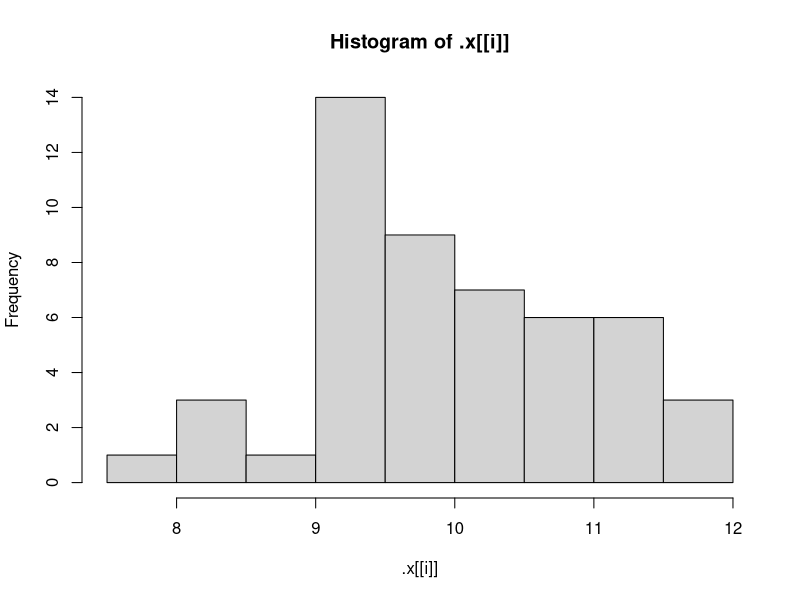
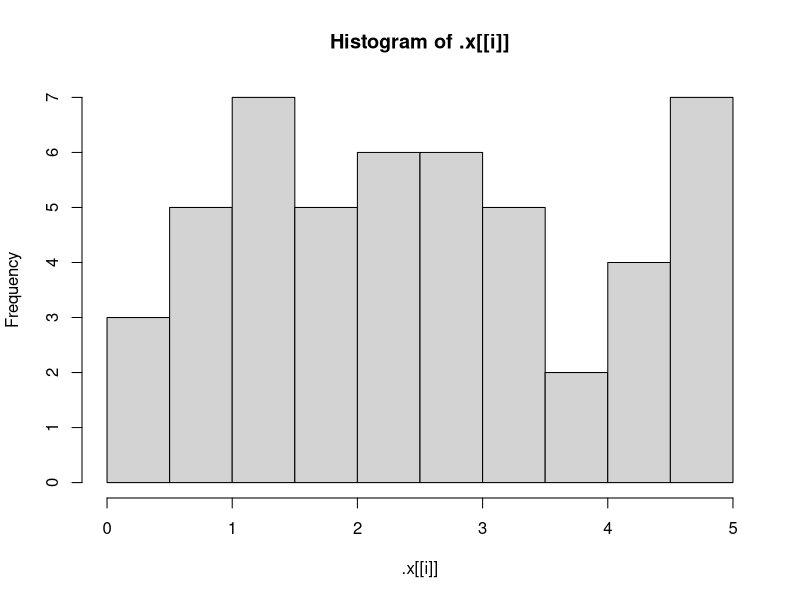
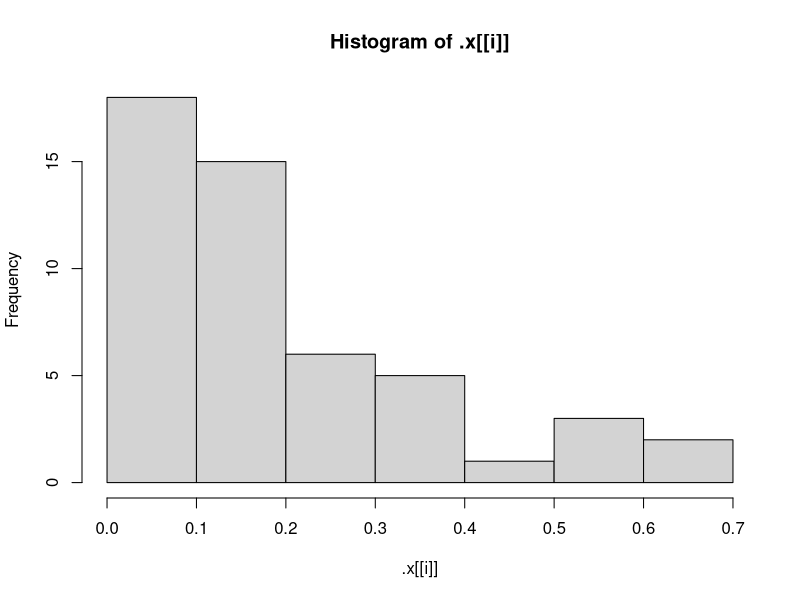
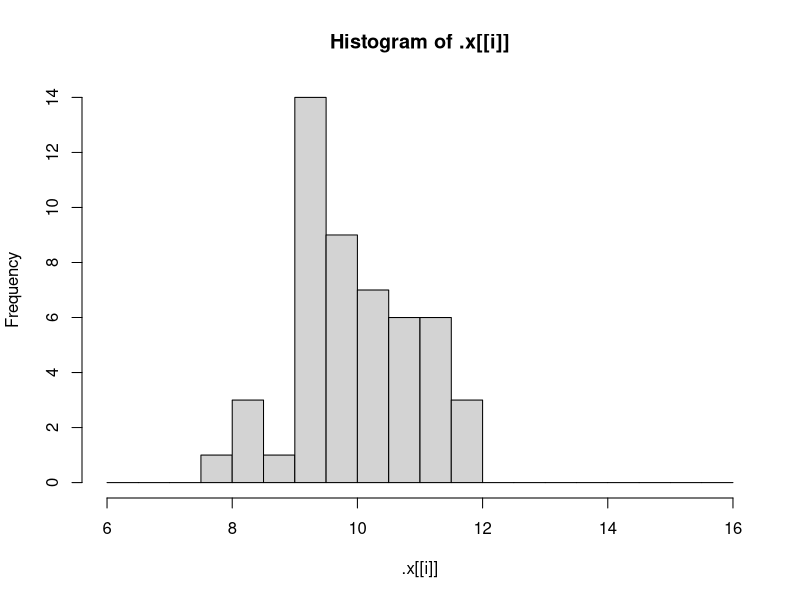
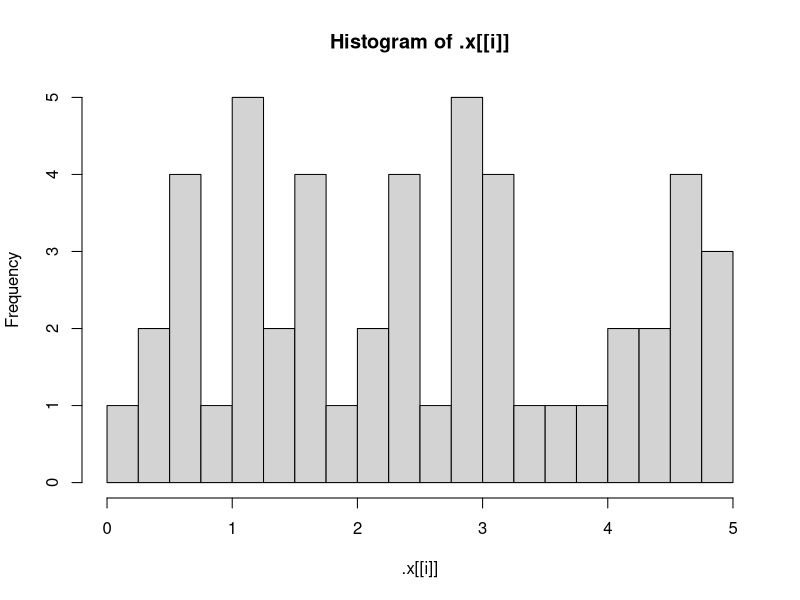
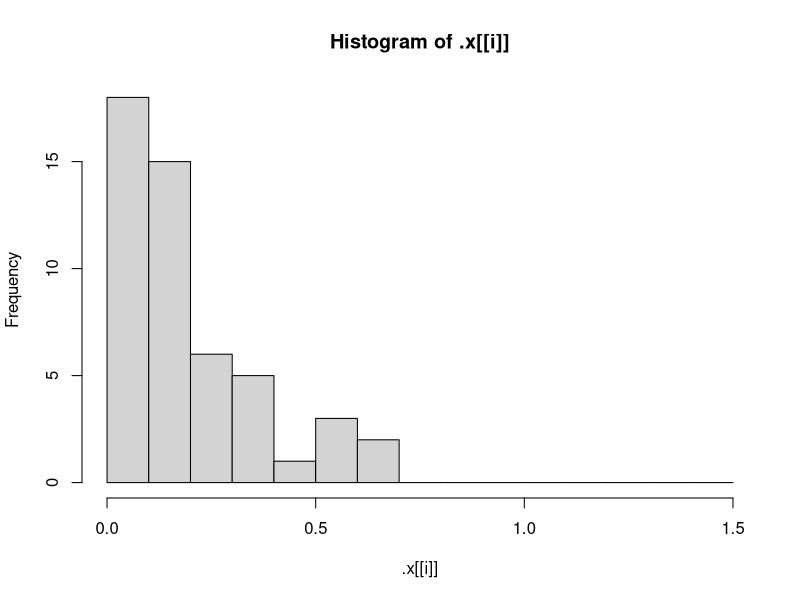
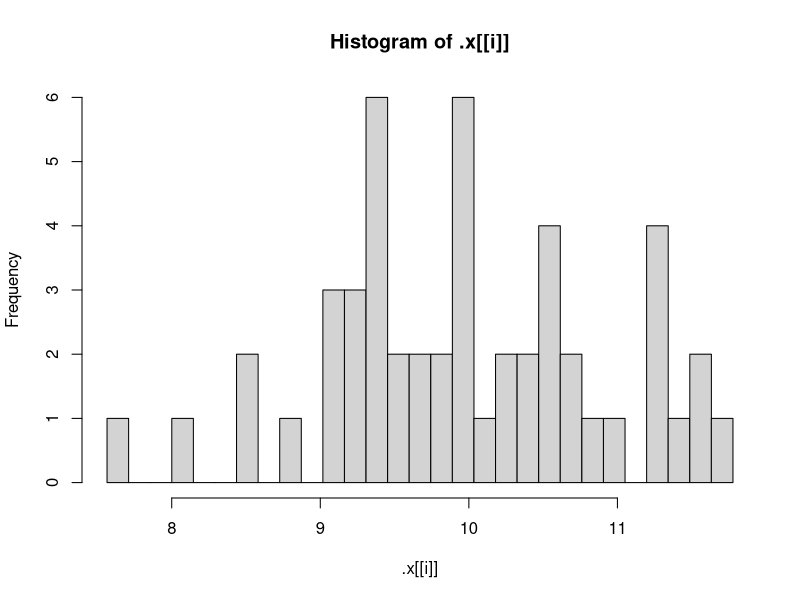
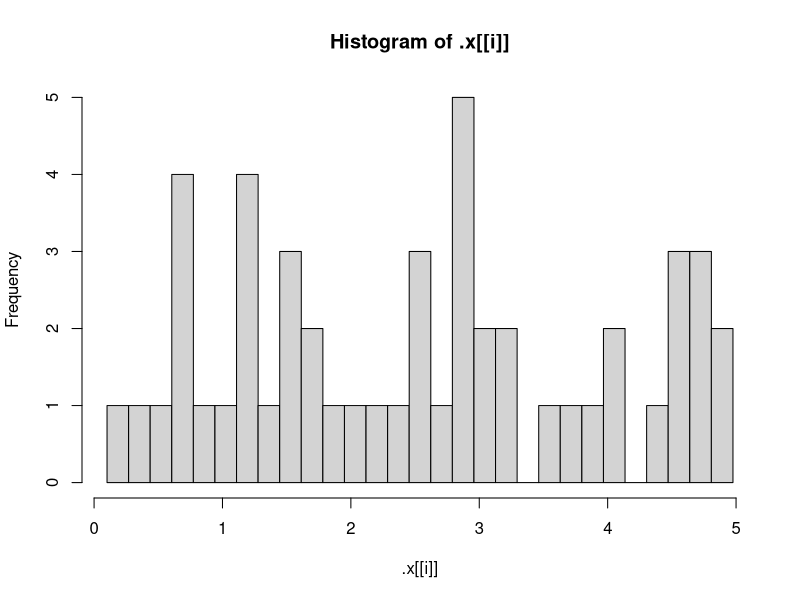

Generate these figures, in order, with R:
## ---- chunk 1
knitr::opts_chunk$set(echo = TRUE)
## ---- chunk 2
library(purrr)
## ---- chunk 3
# typical function definition
add <- function(x, y=1){
  x+y
}

# 
args(add)
formals(add)
body(add)
environment(add)
## ---- chunk 4
# anonymous function
(function(x){x+1})(2)
## ---- chunk 5
x <- 2
g <- function(){
  y <- 1
  c(x,y)
}

g()

# 


## ---- chunk 6
# depends on environment 
f <- function() x
x <- 15
f()

# x in env is change
x <- 20
f()
## ---- chunk 7
typeof(letters)
typeof(1:10)
typeof(NULL)
length(NULL)
typeof(NA)
length(NA)
## ---- chunk 8
# looping over cols in a df
df <- data.frame(
  a = rnorm(10),
  b = rnorm(10),
  c = rnorm(10),
  d = rnorm(10)
)

for (i in 1:ncol(df)) {
  print(median(df[[i]]))
}

## ---- chunk 9
# Replace the 1:ncol(df) sequence
for (i in seq_along(df)) {
  print(median(df[[i]]))
}

# Create an empty data frame
empty_df <- data.frame()

# Repeat for loop to verify there is no error
for (i in seq_along(empty_df)) {
  print(median(empty_df[[i]]))
}

# Create new double vector: output
output <- vector(mode = "double", ncol(df))

# Alter the loop
for (i in seq_along(df)) {
  # Change code to store result in output
  output[[i]] <- median(df[[i]])
}

# Print output
print(output)
## ---- chunk 10
# Define example vector x
x <- c(1:10, NA)

# Define rng
rng <- range(x, na.rm=TRUE)

# Rewrite this snippet to refer to the elements of rng
(x - min(x, na.rm = TRUE)) /
  (rng[2] - rng[1])

# Use this in function
rescale01 <- function(x) {
  rng <- range(x, na.rm=TRUE)
  (x - rng[1]) / (rng[2] - rng[1])
}

# Test your function, call rescale01 using the vector x as the argument
rescale01(x)
## ---- chunk 11
# Define example vectors x and y
x <- c( 1, 2, NA, 3, NA)
y <- c(NA, 3, NA, 3,  4)

# Count how many elements are missing in both x and y
sum(is.na(x) & is.na(y))

# Turn this snippet into a function: both_na()
both_na <- function(x,y){
  sum(is.na(x) & is.na(y))
}
## ---- chunk 12
# Altered mean_ci function
mean_ci <- function(x, level = 0.95) {
  if (length(x) == 0) {
    warning("`x` was empty", 
    interval <- c(-Inf, Inf))
    return(interval)
  } else {
    se <- sd(x) / sqrt(length(x))
    alpha <- 1 - level
    mean(x) + se * qnorm(c(alpha / 2, 1 - alpha / 2))
  }
}

mean_ci(numeric(0))
mean_ci(x)

# replace_missings function
replace_missings <- function(x, replacement) {
  x[is.na(x)] <- replacement
  cat(sum(is.na(x)), replacement, "\n")
  x
}

replace_missings(x, 0)

# A few more tweaks...
replace_missings <- function(x, replacement) {
  is_miss <- is.na(x)
  x[is_miss] <- replacement
  
  # Rewrite to use message()
  message(sum(is_miss), " missings replaced by the value ", replacement)
  x
}

replace_missings(x, replacement=10)

## ---- chunk 13
# Initialize output vector
output <- numeric(ncol(df))

for (i in seq_along(df)){
  output[i] <- median(df[[i]])
}

# turn this code into col_median()
col_median <- function(df){
  output <- numeric(ncol(df))
  for (i in seq_along(df)){
    output[[i]] <- median(df[[i]])
  }
  output
}

col_median(df)

# change to col_mean()
col_mean <- function(df) {
  output <- numeric(ncol(df))
  for (i in seq_along(df)) {
    output[[i]] <- mean(df[[i]])
  }
  output
}

# Define col_sd() function
col_sd <- function(df) {
  output <- numeric(length(df))
  for (i in seq_along(df)) {
    output[[i]] <- sd(df[[i]])
  }
  output
}

## ---- chunk 14
# Add a second argument called power
f <- function(x, power) {
    # Edit the body to return absolute deviations raised to power
    (abs(x - mean(x)))^power
}
## ---- chunk 15
# col_sumamry function
col_summary <- function(df, fun){
  output <- numeric(length(df))
  for (i in seq_along(df)){
    output[i] <- fun(df[[i]])
  }
  output
}

col_summary(df, fun = median)
col_summary(df, fun = mean)
col_summary(df, fun = sd)

# Find the column IQRs using col_summary()
col_summary(df, fun = IQR)

## ---- chunk 16
# Use map_dbl() to find column means
map_dbl(df, mean)

# Use map_dbl() to column medians
map_dbl(df, median)

# Use map_dbl() to find column standard deviations
map_dbl(df, sd)
## ---- chunk 17
cyl <- split(mtcars, mtcars$cyl)
str(cyl)
head(cyl[[1]])
## ---- chunk 18
# structure of cyl
str(cyl)

# first element into four_cyls
four_cyls <- cyl[[1]]

# linear regression of mpg on wt using four_cyls
lm(mpg ~ wt, data=four_cyls)

# Rewrite to call an anonymous function
map(cyl, function(df) lm(mpg ~ wt, df))

# Rewrite to use the formula shortcut instead
map(cyl, ~lm(mpg ~ wt, data = .))

# Save the result from the previous exercise to the variable models
models <- map(cyl, ~ lm(mpg ~ wt, data = .))

# Use map and coef to get the coefficients for each model: coefs
coefs <- map(models, coef)

# Use string shortcut to extract the wt coefficient 
map(coefs, "wt")

# pull out the second element
map_dbl(coefs, 2)

## ---- chunk 19
# Define models 
models <- mtcars %>% 
  split(mtcars$cyl) %>%
  map(~ lm(mpg ~ wt, data = .))

# Rewrite to be a single command using pipes 
summaries <- models %>%
  map(summary) %>%
  map_dbl("r.squared")
## ---- chunk 20
# safe_log
safe_log <- safely(log)
safe_log(-1)
safe_log("a")

# Create safe_readLines()
safe_readLines <- safely(readLines)

# Call on "http://example.org"
example_lines <- safe_readLines("http://example.org")
example_lines

# Call on "http://asdfasdasdkfjlda"
nonsense_lines <- safe_readLines("http://asdfasdasdkfjlda")
nonsense_lines
## ---- chunk 21
urls <- list(
  example = "http://example.org",
  rproj = "http://www.r-project.org",
  asdf = "http://asdfasdasdkfjlda"
)

# Define safe_readLines()
safe_readLines <- safely(readLines)

# Use the safe_readLines() function with map(): html
html <- map(urls, safe_readLines)

# Call str() on html
str(html)

# Extract the result from one of the successful elements
head(html[["example"]]$result)

# Extract the error from the element that was unsuccessful
html[["asdf"]][["error"]]

## ---- chunk 22
# Examine the structure of transpose(html)
str(transpose(html))

# Extract the results: res
res <- transpose(html)[["result"]]

# Extract the errors: errs
errs <- transpose(html)[["error"]]

# Create a logical vector is_ok
is_ok <- map_lgl(errs, is_null)

# Extract the successful results
#head(res[is_ok])

# Find the URLs that were unsuccessful
urls[!is_ok]
## ---- chunk 23
# rnorm(5)
# rnorm(10)
# rnorm(20)

# using map:
map(list(5,10,20), rnorm)

# rnorm(5, mean = 1)
# rnorm(10, mean = 5)
# rnorm(20, mean = 10)

# using map2
str(map2(list(5, 10, 20), list(1, 5, 10), rnorm))
## ---- chunk 24
my_list <- pmap(list(n =    list(5, 10, 20),
          mean = list(1, 5, 10),
          sd =   list(0.1, 0.5, 0.1)), rnorm)

str(my_list)
## ---- chunk 25
my_list <- invoke_map(list(rnorm, runif, rexp), n = 5)
str(my_list)

# Define list of functions
funs <- list("rnorm", "runif", "rexp")

# Parameter list for rnorm()
rnorm_params <- list(mean = 10)

# Add a min element with value 0 and max element with value 5
runif_params <- list(min = 0, max = 5)

# Add a rate element with value 5
rexp_params <- list(rate = 5)

# Define params for each function
params <- list(
  rnorm_params,
  runif_params,
  rexp_params
)

# Call invoke_map() on funs supplying params and setting n to 5
invoke_map(funs, params, n = 5)

## ---- chunk 26
x <- list(1, "a", 3)

# print side effect
x %>% 
  walk(print)

library(ggplot2)
plots <- cyl %>% 
  map(~ ggplot(., aes(mpg, wt)) + geom_point())

paths <- paste0(names(plots), ".pdf")

# following code saves as pdf 
#walk2(paths, plots, ggsave)

# walk() in a pipeline
lengths <- x %>% 
  walk(print) %>% 
  map_dbl(length)

lengths
## ---- chunk 27
# Define list of functions
funs <- list(Normal = "rnorm", Uniform = "runif", Exp = "rexp")

# Define params
params <- list(
  Normal = list(mean = 10),
  Uniform = list(min = 0, max = 5),
  Exp = list(rate = 5)
)

# Assign the simulated samples to sims
sims <- invoke_map(funs, params, n = 50)

# Use walk() to make a histogram of each element in sims
walk(sims, hist)
## ---- chunk 28
# Reasonable breaks for each sample
breaks_list <- list(
  Normal = seq(6, 16, 0.5),
  Uniform = seq(0,5, 0.25),
  Exp = seq(0, 1.5, 0.1)
)

# Use walk2() to make histograms with the right breaks
walk2(sims, breaks_list, hist)
## ---- chunk 29
# find_breaks()
find_breaks <- function(x){
  rng <- range(x, na.rm = TRUE)
  seq(rng[1], rng[2], length.out = 30)
}

# Call find_breaks() on sims[[1]]
find_breaks(sims[[1]])

# Use map() to iterate find_breaks() over sims
nice_breaks <- map(sims, find_breaks)

# Use nice_breaks as the second argument to walk2()
walk2(sims, nice_breaks, hist)

# Increase sample size to 1000
sims <- invoke_map(funs, params, n = 1000)

# Compute nice_breaks (don't change this)
nice_breaks <- map(sims, find_breaks)

# Create a vector nice_titles
nice_titles <- c("Normal(10, 1)", "Uniform(0, 5)", "Exp(5)")

# Use pwalk() instead of walk2()
pwalk(.l = list(x=sims, breaks = nice_breaks, main=nice_titles), .f=hist, xlab= "")

# Pipe this along to map(), using summary() as .f
sims %>%
  walk(hist) %>%
  map(summary)

## ---- chunk 30
# example
df[1,]
